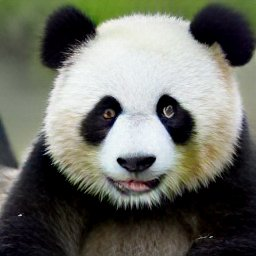
#> input picture PandavsBear/Pandas/1.jpeg, 256 x 256 px, found by its file name; the run also reads 1 picture not shown here
$ jupyter execute --allow-errors ML.ipynb   (shell and % lines are left out)   (older library calls are emulated)
#> lines starting #> are read from the running program, lines starting #| are printed output that depends on the picture
# **Importing all the required packages**

[cell 1]
import os

import matplotlib as mpl
import matplotlib.pyplot as plt
from IPython.display import display

import pandas as pd
import numpy as np

from PIL import Image

from sklearn.model_selection import GridSearchCV
from sklearn import svm

from skimage.feature import hog
from skimage.color import rgb2grey
from skimage.transform import resize
from skimage.io import imread
from sklearn.model_selection import train_test_split
from sklearn.metrics import accuracy_score
from sklearn.preprocessing import StandardScaler
from sklearn.decomposition import PCA
from sklearn.svm import SVC
from sklearn.datasets import make_classification
from sklearn.metrics import classification_report
from sklearn.metrics import confusion_matrix, ConfusionMatrixDisplay
from sklearn.metrics import roc_curve, auc
import pickle

[cell 2]
labels = pd.read_csv("labels.csv", index_col=0)
#> (reads PandavsBear/datasets/labels.csv from the repository)

labels.head()

def get_image(row_id, root="/content/drive/MyDrive/PandavsBear/datasets/"):
    """
    Converts an image number into the file path where the image is located,
    opens the image, and returns the image as a numpy array.
    /content/drive/MyDrive/PandavsBear/
    """
    filename = "{}.jpeg".format(row_id)
    file_path = os.path.join(root, filename)
    img = Image.open(file_path)
    return np.array(img)

# subset the dataframe to just Apis (genus is 0.0) get the value of the sixth item in the index
apis_row = labels[labels.genus == 0.0].index[5]

# show the corresponding image of an Apis
#> (the rest of this cell did not finish here and is left out)

[cell 3]
from google.colab import drive
drive.mount('/content/drive')

[cell 4]
flat_data_arr=[]
target_arr=[]
Categories=['Pandas','Bears']
#please use datadir='/content' if the files are upload on to google collab
#else mount the drive and give path of the parent-folder containing all category images folders.
datadir='/content/drive/MyDrive/PandavsBear'
for i in Categories:
  print(f'loading... category : {i}')
  path=os.path.join(datadir,i)
  for img in os.listdir(path):
    img_array=imread(os.path.join(path,img))
#> img_array is the input picture: shape (256, 256, 3); mean R, G, B 107.9, 109.6, 101.2
    img_resized=resize(img_array,(150,150,3))
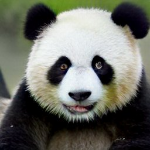
#> img_resized: shape (150, 150, 3) float64; mean R, G, B 0.423, 0.43, 0.397
    flat_data_arr.append(img_resized.flatten())
    target_arr.append(Categories.index(i))
  print(f'loaded category:{i} successfully')
#> pass 2 of the loop `for i in Categories:`:
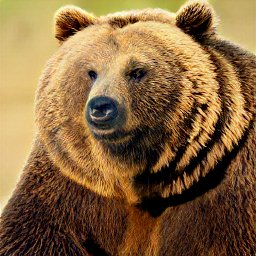
#> input picture PandavsBear/Bears/1.jpeg, 256 x 256 px, found by its file name
#> img_array is the input picture: shape (256, 256, 3); mean R, G, B 135.1, 102.9, 64.2
#> `img_resized=resize(img_array,(150,150,3))`:
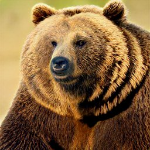
#> img_resized: shape (150, 150, 3) float64; mean R, G, B 0.53, 0.403, 0.251
flat_data=np.array(flat_data_arr)
target=np.array(target_arr)
df=pd.DataFrame(flat_data)
#> df = table of 2 rows and 67500 columns
df['Target']=target
df
#> Out = table of 2 rows and 67501 columns

[cell 5]
x=df.iloc[:,:-1]
#> x = table of 2 rows and 67500 columns
y=df.iloc[:,-1]
#> (the rest of this cell did not finish here and is left out)

[cell 6]
param_grid={'C':[0.1,1,10,100],'gamma':[0.0001,0.001,0.1,1],'kernel':['rbf','poly']}
svc=svm.SVC(probability=True)
print("The training of the model is started, please wait for while as it may take few minutes to complete")
model=GridSearchCV(svc,param_grid)
#> (the rest of this cell did not finish here and is left out)

#> (a cell that did not finish here is left out)

#> (a cell that did not finish here is left out)

[cell 9]
def create_features(img):
    # flatten three channel color image
    color_features = img.flatten()
    # convert image to greyscale
    grey_image = rgb2grey(img)
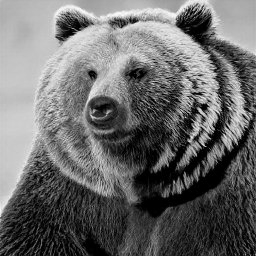
#> grey_image: shape (256, 256) float64; min 0, max 0.988, mean 0.419
    # get HOG features from greyscale image
    hog_features = hog(grey_image, block_norm='L2-Hys', pixels_per_cell=(16, 16))
#> hog_features = 15876 values, max 0.325 at index 2340, min 0 at index 1205, mean 0.0956
    # combine color and hog features into a single array
    flat_features = np.hstack(color_features)
    return flat_features

#> (the rest of this cell did not finish here and is left out)

[cell 10]
def create_feature_matrix(label_dataframe):
    features_list = []

    for img_id in label_dataframe.index:
        # load image
        img = get_image(img_id)
        # get features for image
        image_features = create_features(img)
        features_list.append(image_features)
#> pass 2 of the loop in create_feature_matrix, `for img_id in label_dataframe.index:`:
